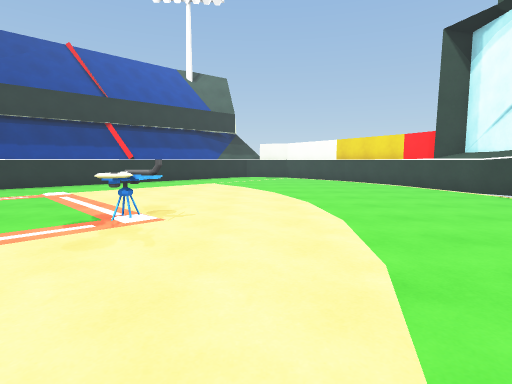
[1] (above)

17 first-person views from a walk through a scene from a Unity 3-D project. The camera is 1.4 m above the floor, tilts 6° down and sees 80° across. The floor is counted in squares, 1 m on a side. Each view is taken from the middle of a square. On the plan, view 1 faces up. The plan holds only what a view shows up to about 14 squares ahead; the rest is blank. The place goes on beyond the plan. The player character is not drawn. Surface patterns are stand-ins for the level's own textures.

[2]
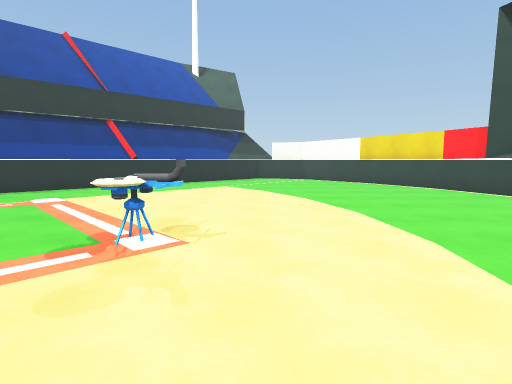

[3]
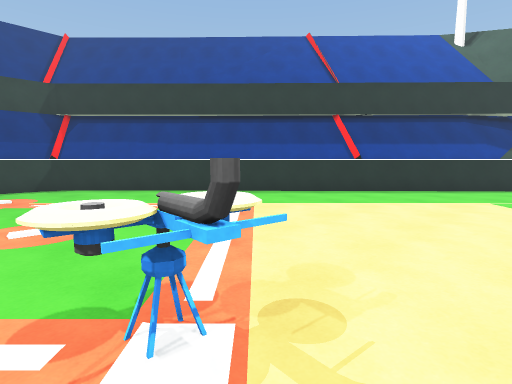

[4]
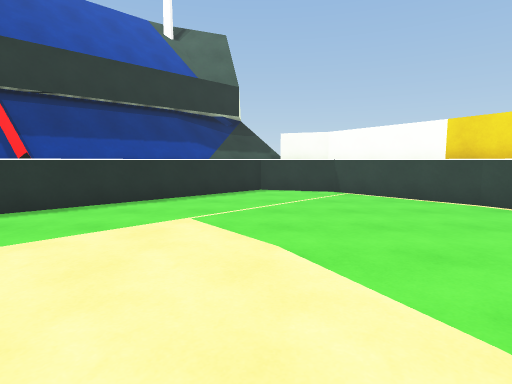

[5]
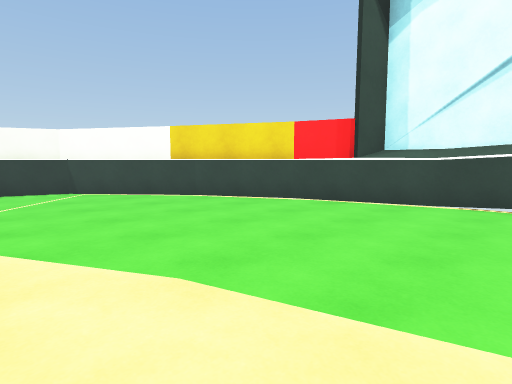

[6]
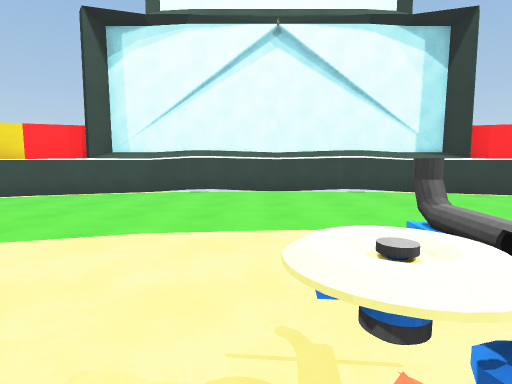

[7]
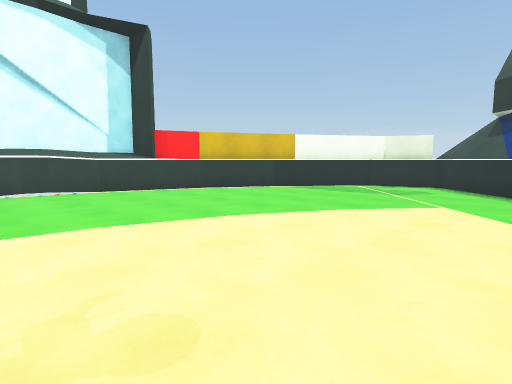

[8]
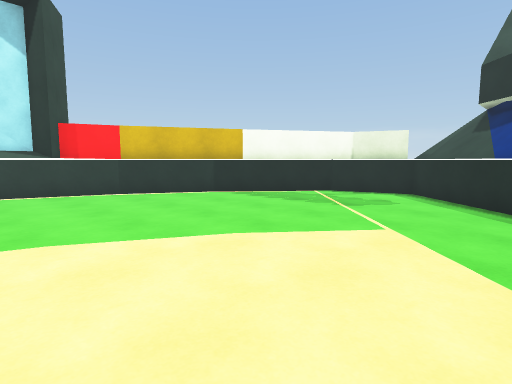

[9]
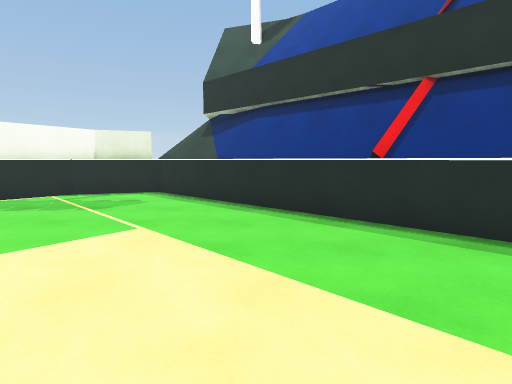

[10]
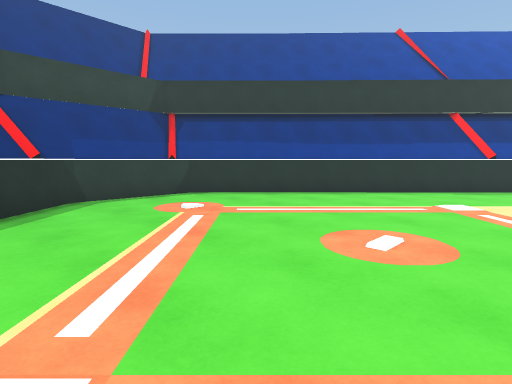

[11]
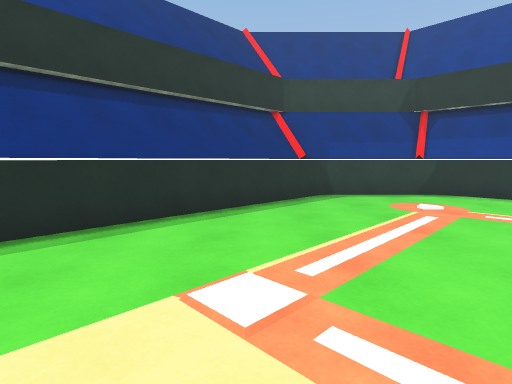

[12]
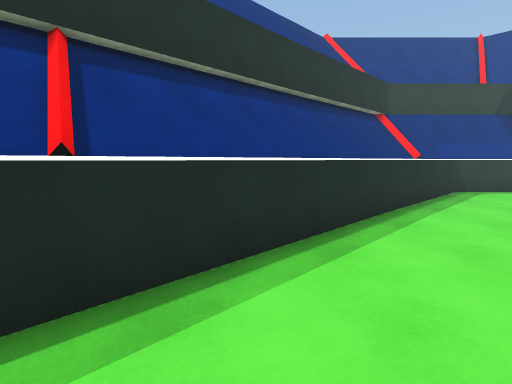

[13]
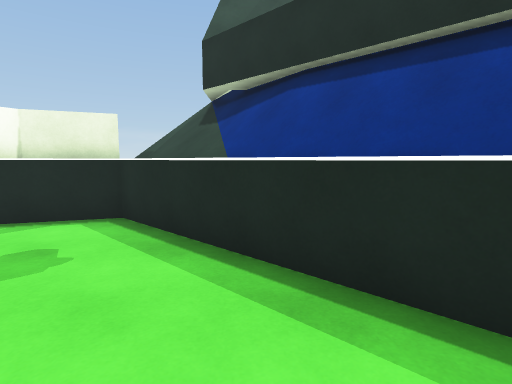

[14]
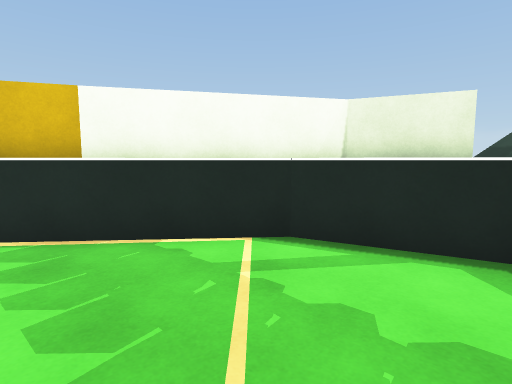

[15]
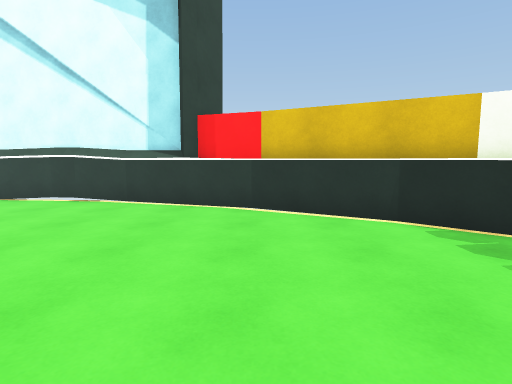

[16]
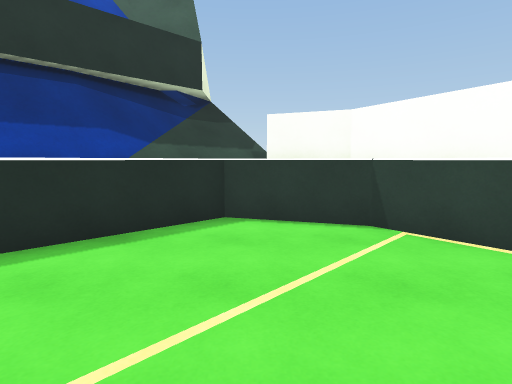

[17]
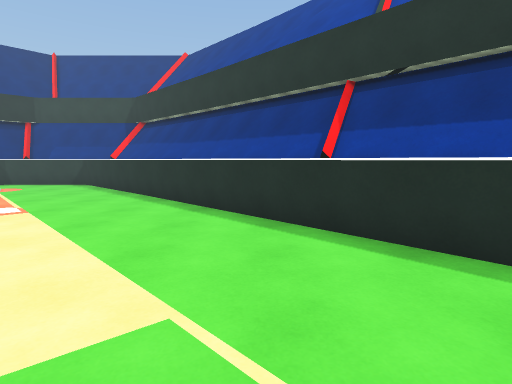

### Floor plan
Key: @ floor where view 1 was taken; # wall or solid block; . floor; ^ raised ledge.
Columns run from 20 left of view 1 to 10 right of it. Each row starts with its distance up from view 1.
 27                  ^^  ^^#
 26                 #^ ^   ^#
 25                #^ ^^^^^ #
 24               #^ ^^....^^#
 23              #^ ^^......^##
 22             #^ ^^........^#
 21            #^ ^...........##
 20           #^ ^............^#
 19          #^ ^..............^#
 18         #^ ^...............^#
 17        #^ ^.................^#
 16       #^ ^..................^#
 15         ^....................#
 14        ^.....................#
 13       ^......................^
 12      ^.......................##
 11     ^.........................#
 10    ^..........................#
  9   ^...........................#
  8 # ^..............^............#
  7 # ^..............^............#
  6 # ^...........................#
  5 # ^...........................#
  4 #^ ^..........................#
  3  #^ ^......... ...............#
  2   #^ ^.......................##
  1    #^ ^....... ..............^
  0     #^ ^............@........#
 -1      #^ ^....................#
 -2       #^ ^..................^#
 -3        #^ ^.................^#
 -4         #^ ^...............^#
 -5          #^ ^..............##
 -6           #^ ^^...........^#
 -7            #^ ^^.........^^#
 -8             #^ ^^........^#
 -9              #^ ^^......^#
-10               #^ ^^....^^#
-11                #^ ^^^^^ #
-12                 #^     ^#
-13                  ^^  ^##

Positions as (right, up) in squares from view 1, and headings:
1: (0, 0), facing up
2: (-1, 2), facing up
3: (-1, 6), facing up-left
4: (-1, 11), facing up
5: (-1, 10), facing up-right
6: (-4, 8), facing right
7: (-5, 6), facing down-right
8: (-5, 2), facing down-right
9: (-5, 2), facing down
10: (-6, 2), facing up-left
11: (-5, 2), facing left
12: (-4, -4), facing left
13: (-4, -4), facing down
14: (-1, -6), facing down-right
15: (-1, -3), facing right
16: (0, 18), facing up
17: (0, 19), facing left
